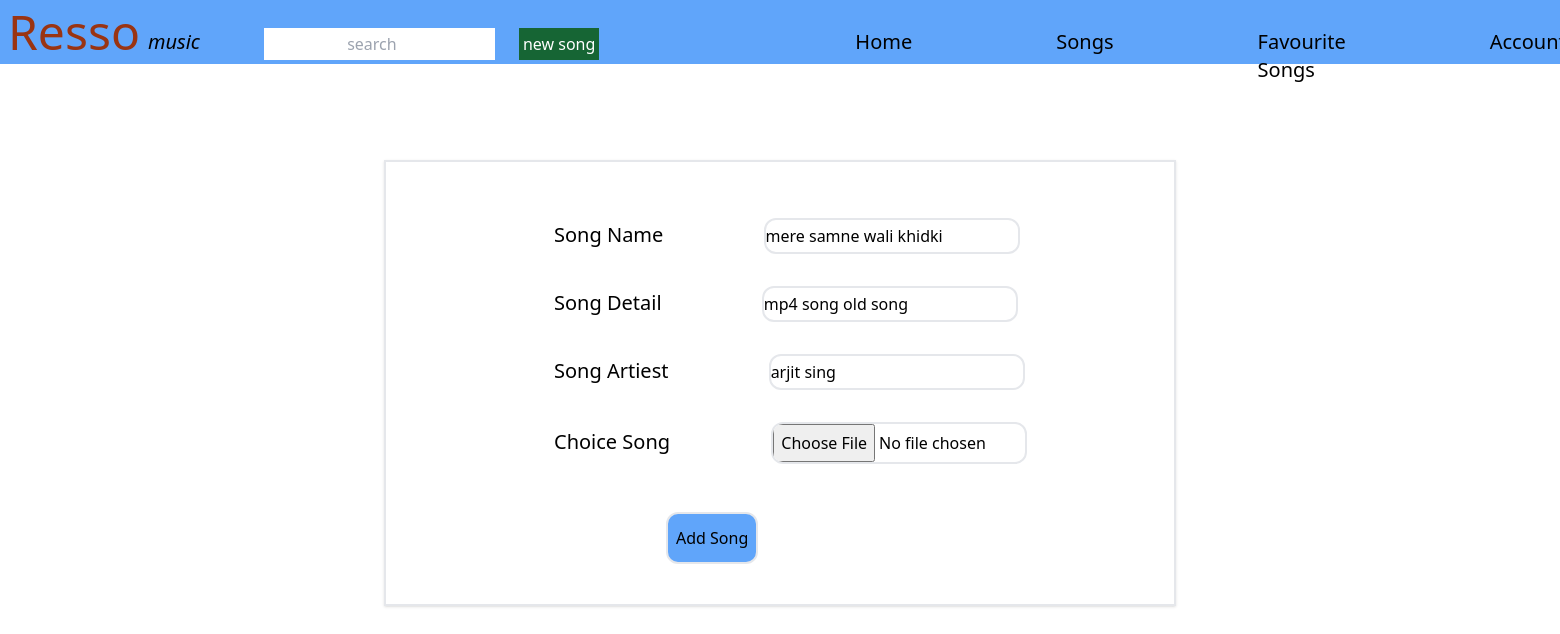
Page /update/1/ on the earlier database version.
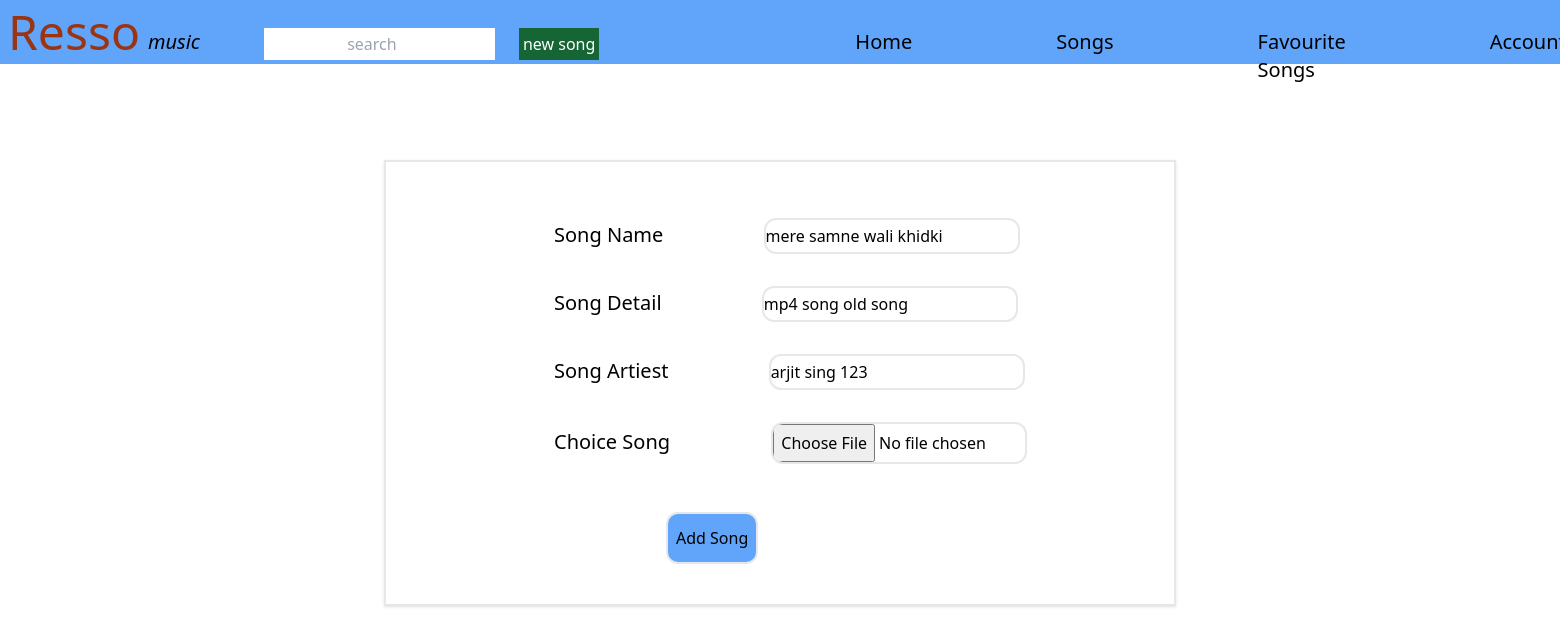
Same page on the later database version.
### songapp/models.py (models this page shows, shortened)
class AddSong(models.Model):
    s_name = models.CharField(max_length=50)
    detail = models.CharField(max_length=50)
    artist = models.CharField(max_length=50)
    song = models.FileField(upload_to='songs/')

### songapp/views.py (the view)
# urls.py: path('update/<int:uid>/',views.update),
def update(request,uid):
    obj = AddSong.objects.get(id=uid)
    return render(request,'update.html',{'obj':obj})

### songapp/templates/update.html (shortened to what this page needs)
<html>
    <head>
        <script src="https://cdn.tailwindcss.com"></script>
    </head>
<body>
    <div class='bg-blue-400 h-16'>
        <h1 class='float-left m-2 text-5xl text-orange-800'>Resso</h1>
        <i class='float-left mt-7 text-xl'>music</i>
        <input type='search' name='search' placeholder='search'  class=' text-center float-left ml-16 mt-7 h-8'><button class='float-left ml-6 mt-7 text-white bg-green-800 border-black-2 p-1 '>new song</button>
        <div class='flex  ml-64 text-xl'>
            <div class='ml-64 mt-7'><a href='#'>Home</a></div>
            <div class='ml-36 mt-7'><a href='#'>Songs</a></div>
            <div class='ml-36 mt-7'><a href='#'>Favourite Songs</a></div>
            <div class='ml-36 mt-7'><a href='#'>Account</a></div>
        </div>
    </div>
    <div class='my-24 shadow p-6  border-2 mx-96 leading-loose'>
        <form action='/updateview/' method='post' class='mt-8' enctype="multipart/form-data">
            <label for='s_name' class='ml-36  text-xl'>Song Name</label>
            <input type='text' class='border-2 ml-24 rounded-xl w-64' value="{{obj.s_name}}" name='s_name'><br>
             <br>
            <label for='detail' class='ml-36 text-xl' >Song Detail</label>
            <input type='text' class='border-2 ml-24 rounded-xl w-64' value="{{obj.detail}}" name='detail'><br>
            <br>
            <label for='artist' class='ml-36 text-xl'>Song Artiest</label>
            <input type='text' class='border-2 ml-24 rounded-xl w-64' value="{{obj.artist}}" name='artist'><br>
            <br>
            <label for='song' class='ml-36 text-xl'> Choice Song </label>
            <input type='file' class='border-2 ml-24 rounded-xl w-64' value="{{obj.song}}" name='song'><br>
            <br>
            <button type='submit' class='border-2 ml-64 p-2 mt-4 bg-blue-400 rounded-xl'>Add Song</button>
        </form>
    </div>

Differences in the rows shown:
changed AddSong "mere samne wali khidki": artist "arjit sing" → "arjit sing 123"
